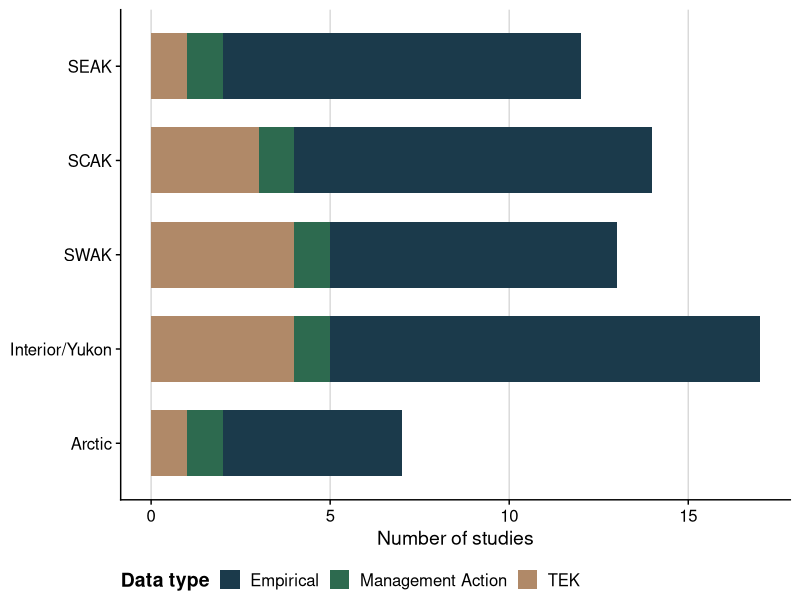
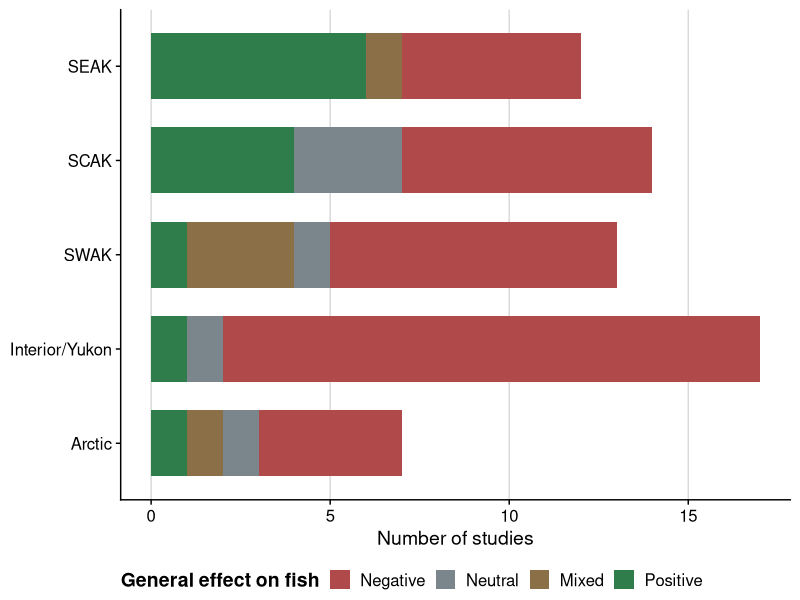
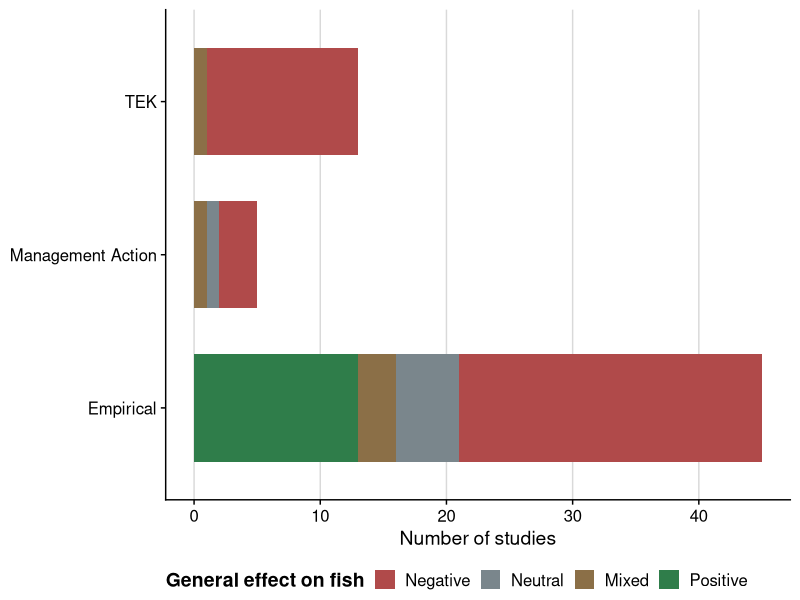
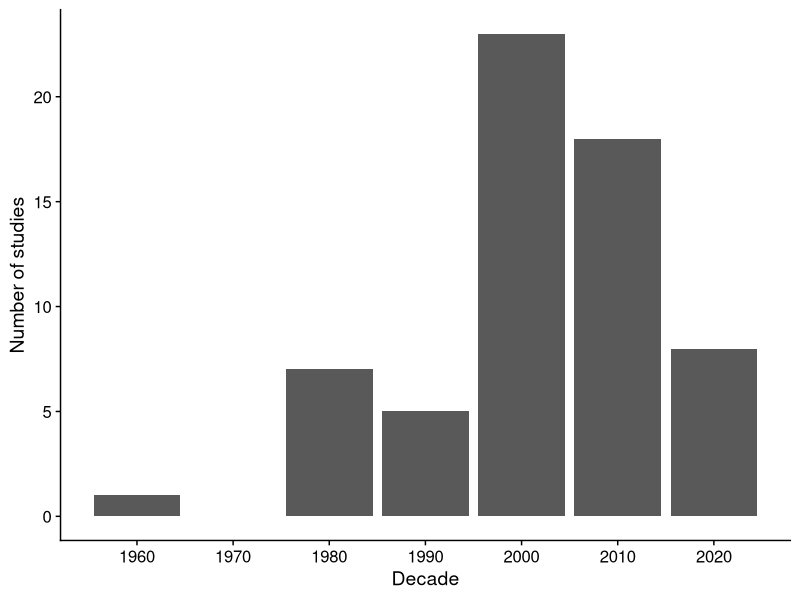
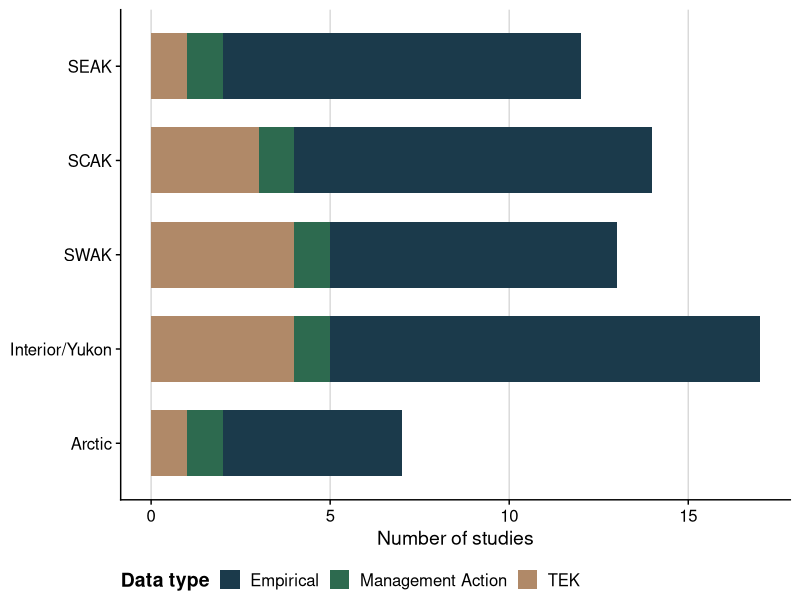
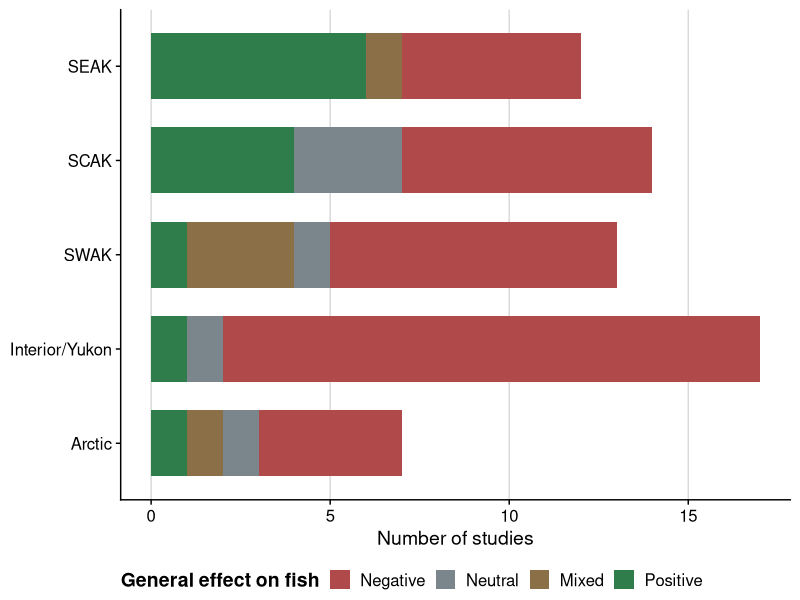
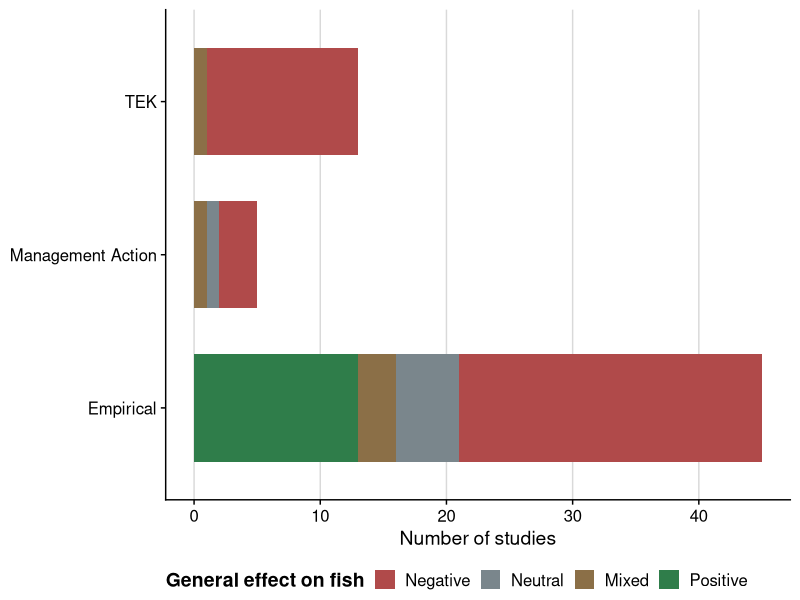
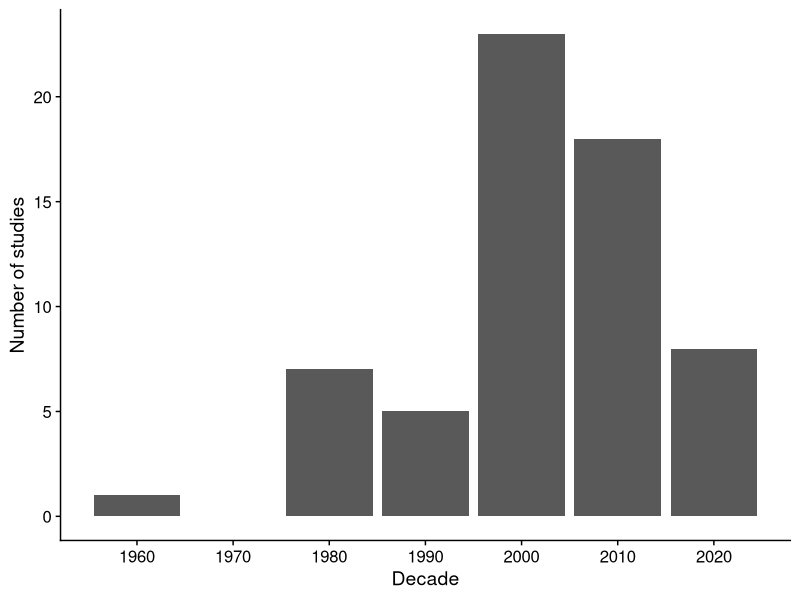

The R source for these figures, in order:
################################################################################
#################### Alaska Beaver and Fish Literature Review ##################
################ Authors: Will Samuel (UAF) and Erin Larson (UAA) ##############
################################################################################


library(tidyverse)
library(ggplot2)
library(readxl)
library(cowplot)
library(patchwork)





#Quick data processing

#lit <- read_excel("Annotated bibliography.xlsx")
lit <- read_excel("Annotated bibliography Final.xlsx")
str(lit)



lit_filtered <- lit %>%
  filter(!is.na(Region), !is.na(`Data type`),
         `Include in Map` == "Y")
  
nrow(lit_filtered) #62 articles that directly discuss beaver/fish interactions



lit_filtered$Region <- factor(
  lit_filtered$Region,
  levels = c("Arctic", "Interior/Yukon", "SWAK", "SCAK", "SEAK")
)


lit_filtered <- lit_filtered %>%
  mutate(`General effect on fish` = na_if(`General effect on fish`, "NA"))





# Summary Statisitics -----------------------------------------------------
#Overall
nrow(lit_filtered) #63
sum(lit_filtered$`Article Type` == "Publication", na.rm = TRUE) #19
sum(lit_filtered$`Article Type` == "Agency report", na.rm = TRUE) #28
sum(lit_filtered$`Article Type` == "Thesis/dissertation", na.rm = TRUE) #10
sum(lit_filtered$`Article Type` == "Conference proceeding", na.rm = TRUE) #1
sum(lit_filtered$`Article Type` == "Book", na.rm = TRUE) #0
sum(lit_filtered$`Article Type` %in% c("White paper", "Unpublished data"), na.rm = TRUE) #5

sum(lit_filtered$`Data type` == "Empirical", na.rm = TRUE) #45
sum(lit_filtered$`Data type` == "Management Action", na.rm = TRUE) #5
sum(lit_filtered$`Data type` == "TEK", na.rm = TRUE) #13

sum(lit_filtered$`General effect on fish` == "Positive", na.rm = TRUE) #13
sum(lit_filtered$`General effect on fish` == "Negative", na.rm = TRUE) #39
sum(lit_filtered$`General effect on fish` == "Neutral", na.rm = TRUE) #6
sum(lit_filtered$`General effect on fish` == "Mixed", na.rm = TRUE) #5



#SEAK
sum(lit_filtered$Region == "SEAK", na.rm = TRUE) #12

sum(lit_filtered$`Data type` == "Empirical" & lit_filtered$Region == "SEAK", na.rm = TRUE) #10
sum(lit_filtered$`Data type` == "Management Action" & lit_filtered$Region == "SEAK", na.rm = TRUE) #1
sum(lit_filtered$`Data type` == "TEK" & lit_filtered$Region == "SEAK", na.rm = TRUE) #1


sum(lit_filtered$`Article Type` == "Publication" & lit_filtered$Region == "SEAK", na.rm = TRUE) #5
sum(lit_filtered$`Article Type` == "Agency report" & lit_filtered$Region == "SEAK", na.rm = TRUE) #4
sum(lit_filtered$`Article Type` == "Thesis/dissertation" & lit_filtered$Region == "SEAK", na.rm = TRUE) #1


#SCAK
sum(lit_filtered$Region == "SCAK", na.rm = TRUE) #14

sum(lit_filtered$`Data type` == "Empirical" & lit_filtered$Region == "SCAK", na.rm = TRUE) #10
sum(lit_filtered$`Data type` == "Management Action" & lit_filtered$Region == "SCAK", na.rm = TRUE) #1
sum(lit_filtered$`Data type` == "TEK" & lit_filtered$Region == "SCAK", na.rm = TRUE) #3


#SWAK
sum(lit_filtered$Region == "SWAK", na.rm = TRUE) #13

sum(lit_filtered$`Data type` == "Empirical" & lit_filtered$Region == "SWAK", na.rm = TRUE) #8
sum(lit_filtered$`Data type` == "Management Action" & lit_filtered$Region == "SWAK", na.rm = TRUE) #1
sum(lit_filtered$`Data type` == "TEK" & lit_filtered$Region == "SWAK", na.rm = TRUE) #4


#Interior/Yukon
sum(lit_filtered$Region == "Interior/Yukon", na.rm = TRUE) #17

sum(lit_filtered$`Data type` == "Empirical" & lit_filtered$Region == "Interior/Yukon", na.rm = TRUE) #12
sum(lit_filtered$`Data type` == "Management Action" & lit_filtered$Region == "Interior/Yukon", na.rm = TRUE) #1
sum(lit_filtered$`Data type` == "TEK" & lit_filtered$Region == "Interior/Yukon", na.rm = TRUE) #4


#Arctic

sum(lit_filtered$Region == "Arctic", na.rm = TRUE) #7

sum(lit_filtered$`Data type` == "Empirical" & lit_filtered$Region == "Arctic", na.rm = TRUE) #5
sum(lit_filtered$`Data type` == "Management Action" & lit_filtered$Region == "Arctic", na.rm = TRUE) #1
sum(lit_filtered$`Data type` == "TEK" & lit_filtered$Region == "Arctic", na.rm = TRUE) #1










# Plotting ----------------------------------------------------------------


cols <- c(
  "#1B3A4B",
  "#2A6F97",
  "#61A5C2",
  "#2D6A4F",
  "#74C69D",
  "#B08968",
  "#D9ED92"
)


cols <- c("#1B3A4B", "#2D6A4F", "#B08968")



Regions_plot <- ggplot(lit_filtered, aes(x = Region, fill = `Data type`)) +
  geom_bar(width = 0.7) + #color = "black",
  coord_flip() +
  scale_fill_manual(values = cols) +
  labs(x = NULL, y = "Number of studies", fill = "Data type") +
  theme_cowplot() +
  theme(
    legend.position = "bottom",
    legend.title = element_text(face = "bold"),
    axis.text.y = element_text(size = 12),
    axis.text.x = element_text(size = 12),
    panel.grid.major.x = element_line(color = "grey85"),
    panel.grid.major.y = element_blank()
  )
Regions_plot

ggsave("Figures/Regions_plot.jpeg", Regions_plot, 
       width = 7, 
       height = 5, 
       dpi = 300)



cols_effect <- c(
  "Negative" = "#B04A4A",
  "Neutral" = "#7A868C",
  "Mixed" = "#8B6F47",
  "Positive" = "#2F7D4A"
)

effect_order <- c("Negative", "Neutral", "Mixed", "Positive")

lit_filtered2 <- lit_filtered %>%
  mutate(`General effect on fish` = factor(`General effect on fish`, levels = effect_order))





effects_plot <- ggplot(lit_filtered2, aes(x = Region, fill = `General effect on fish`)) +
  geom_bar(
    data = dplyr::filter(lit_filtered2, !is.na(`General effect on fish`)),
    width = 0.7
  ) +
  coord_flip() +
  scale_fill_manual(
    values = cols_effect,
    limits = effect_order,
    breaks = effect_order
  ) +
  labs(x = NULL, y = "Number of studies", fill = "General effect on fish") +
  theme_cowplot() +
  theme(
    legend.position = "bottom",
    legend.title = element_text(face = "bold"),
    axis.text.y = element_text(size = 12),
    axis.text.x = element_text(size = 12),
    panel.grid.major.x = element_line(color = "grey85"),
    panel.grid.major.y = element_blank()
  )

effects_plot

ggsave("Figures/effects_plot.jpeg", effects_plot, 
       width = 8, 
       height = 6, 
       dpi = 300)




datatype_plot <- ggplot(lit_filtered2, aes(x = `Data type`, fill = `General effect on fish`)) +
  geom_bar(
    data = dplyr::filter(lit_filtered2, !is.na(`General effect on fish`)),
    width = 0.7
  ) +
  coord_flip() +
  scale_fill_manual(
    values = cols_effect,
    limits = effect_order,
    breaks = effect_order
  ) +
  labs(x = NULL, y = "Number of studies", fill = "General effect on fish") +
  theme_cowplot() +
  theme(
    legend.position = "bottom",
    legend.title = element_text(face = "bold"),
    axis.text.y = element_text(size = 12),
    axis.text.x = element_text(size = 12),
    panel.grid.major.x = element_line(color = "grey85"),
    panel.grid.major.y = element_blank()
  )

datatype_plot

ggsave("Figures/datatype_plot.jpeg", datatype_plot, 
       width = 8, 
       height = 6, 
       dpi = 300)




pubs_over_time <- lit_filtered %>%
  mutate(
    Year = as.numeric(Year),
    Decade = floor(Year / 10) * 10
  ) %>%
  ggplot(aes(x = Decade)) +
  geom_bar() +
  scale_x_continuous(breaks = seq(1960, 2030, 10)) +
  labs(x = "Decade", y = "Number of studies") +
  theme_cowplot()
pubs_over_time

ggsave("Figures/pubs_over_time.jpeg", pubs_over_time, 
       width = 7, 
       height = 5, 
       dpi = 300)



panel <- (effects_plot + datatype_plot)/(Regions_plot + pubs_over_time)

ggsave("Figures/panel.jpeg", panel, 
       width = 12, 
       height = 10, 
       dpi = 300)
